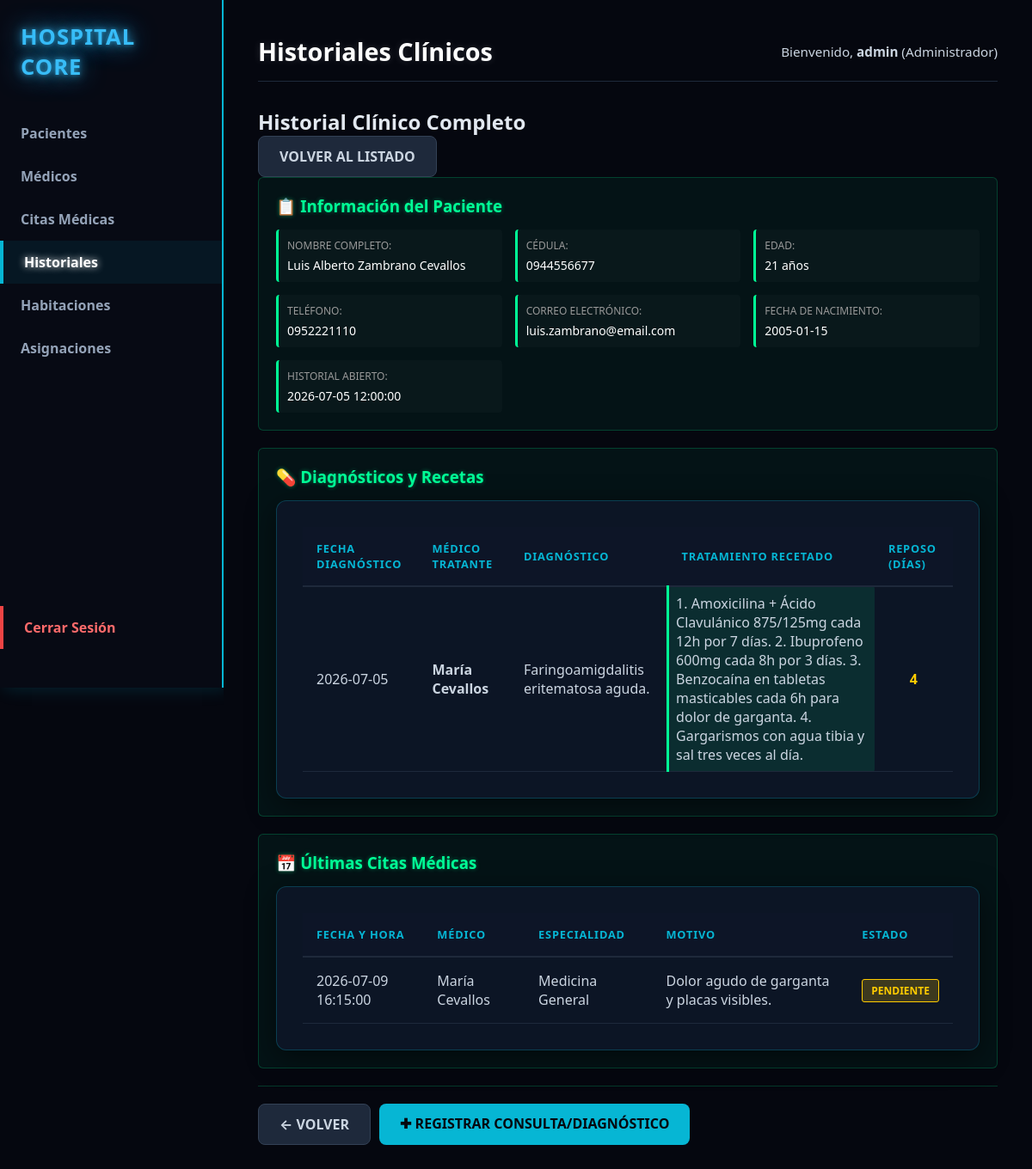
The app's page /index.php?url=historiales/ver&id=9 (signed in) with its own data.
### tables this page shows
CREATE TABLE historiales_clinicos (
    id INT AUTO_INCREMENT PRIMARY KEY,
    id_paciente INT UNIQUE,
    fecha_creacion TIMESTAMP DEFAULT CURRENT_TIMESTAMP,
    FOREIGN KEY (id_paciente) REFERENCES pacientes(id)
);

CREATE TABLE pacientes (
    id INT AUTO_INCREMENT PRIMARY KEY,
    cedula VARCHAR(10) NOT NULL UNIQUE,
    nombre VARCHAR(100) NOT NULL,
    apellido VARCHAR(100) NOT NULL,
    fecha_nacimiento DATE NOT NULL,
    telefono VARCHAR(15),
    email VARCHAR(100)
);

CREATE TABLE diagnosticos (
    id INT AUTO_INCREMENT PRIMARY KEY,
    id_historial INT,
    id_medico INT,
    descripcion TEXT NOT NULL,
    tratamiento TEXT NOT NULL,
    fecha_diagnostico DATE NOT NULL,
    dias_reposo INT DEFAULT 0,
    FOREIGN KEY (id_historial) REFERENCES historiales_clinicos(id),
    FOREIGN KEY (id_medico) REFERENCES medicos(id)
);

CREATE TABLE citas_medicas (
    id INT AUTO_INCREMENT PRIMARY KEY,
    id_paciente INT,
    id_medico INT,
    fecha_hora DATETIME NOT NULL,
    motivo TEXT,
    estado ENUM('Pendiente', 'Completada', 'Cancelada') DEFAULT 'Pendiente',
    FOREIGN KEY (id_paciente) REFERENCES pacientes(id),
    FOREIGN KEY (id_medico) REFERENCES medicos(id)
);

CREATE TABLE especialidades (
    id INT AUTO_INCREMENT PRIMARY KEY,
    nombre VARCHAR(100) NOT NULL,
    descripcion TEXT
);

### app/Controllers/HistorialController.php (called while the page is built, shortened)
<?php
class HistorialController {
    private $db;
    public function __construct() {
        $database = new Database();
        $this->db = $database->getConnection();
    }
    public function ver() {
        $id = isset($_GET['id']) ? intval($_GET['id']) : 0;
        try {
            $query = "SELECT
                        h.id,
                        h.id_paciente,
                        h.fecha_creacion,
                        p.cedula,
                        p.nombre,
                        p.apellido,
                        p.fecha_nacimiento,
                        p.telefono,
                        p.email
                      FROM historiales_clinicos h
                      INNER JOIN pacientes p ON h.id_paciente = p.id
                      WHERE h.id = :id";
            $stmt = $this->db->prepare($query);
            $stmt->execute([':id' => $id]);
            $historial = $stmt->fetch(PDO::FETCH_ASSOC);
            if ($historial) {
                $queryDiag = "SELECT
                                d.id,
                                d.fecha_diagnostico,
                                d.descripcion,
                                d.tratamiento,
                                d.dias_reposo,
                                CONCAT(m.nombre, ' ', m.apellido) AS medico
                              FROM diagnosticos d
                              INNER JOIN medicos m ON d.id_medico = m.id
                              WHERE d.id_historial = :id_historial
                              ORDER BY d.fecha_diagnostico DESC";
                $stmtDiag = $this->db->prepare($queryDiag);
                $stmtDiag->execute([':id_historial' => $id]);
                $diagnosticos = $stmtDiag->fetchAll(PDO::FETCH_ASSOC);
            }
            if ($historial) {
                $queryCitas = "SELECT
                                c.id,
                                c.fecha_hora,
                                c.motivo,
                                c.estado,
                                CONCAT(m.nombre, ' ', m.apellido) AS medico,
                                e.nombre AS especialidad
                              FROM citas_medicas c
                              INNER JOIN medicos m ON c.id_medico = m.id
                              INNER JOIN especialidades e ON m.id_especialidad = e.id
                              WHERE c.id_paciente = :id_paciente
                              ORDER BY c.fecha_hora DESC
                              LIMIT 5";
                $stmtCitas = $this->db->prepare($queryCitas);
                $stmtCitas->execute([':id_paciente' => $historial['id_paciente']]);
                $citas = $stmtCitas->fetchAll(PDO::FETCH_ASSOC);
            }
        } catch (PDOException $e) {
            $historial = null;
            $diagnosticos = [];
            $citas = [];
            $error = "Error al cargar el historial clínico.";
        }
        require_once __DIR__ . '/../Views/shared/layout.php';
    }
}

### app/config/Database.php (called while the page is built)
<?php
class Database {
    private static $host;
    private static $port;
    private static $db_name;
    private static $username;
    private static $password;
    private static $conn = null;
    public static function getConnection() {
        if (self::$conn === null) {
            self::$host = getenv('DB_HOST') ?: '127.0.0.1';
            self::$port = getenv('DB_PORT') ?: '3306';
            self::$db_name = getenv('DB_NAME') ?: 'sistema_hospitalario';
            self::$username = getenv('DB_USERNAME') ?: 'root';
            self::$password = getenv('DB_PASSWORD') ?: '';
            try {
                self::$conn = new PDO(
                    "mysql:host=" . self::$host . ";port=" . self::$port . ";dbname=" . self::$db_name . ";charset=utf8",
                    self::$username,
                    self::$password
                );
                self::$conn->setAttribute(PDO::ATTR_ERRMODE, PDO::ERRMODE_EXCEPTION);
            } catch (PDOException $exception) {
                die("Error de conexión en la base de datos: " . $exception->getMessage());
            }
        }
        return self::$conn;
    }
}

### app/Views/historiales/ver.php (the view, shortened to what this page needs)
<?php
$historial = $historial ?? [];
$diagnosticos = $diagnosticos ?? [];
$citas = $citas ?? [];
$fecha_nac = isset($historial['fecha_nacimiento']) ? new DateTime($historial['fecha_nacimiento']) : null;
$hoy = new DateTime();
$edad = $fecha_nac ? $hoy->diff($fecha_nac)->y : 'N/A';
?>
<div class="page-header">
    <h2>Historial Clínico Completo</h2>
    <a href="index.php?url=historiales" class="btn btn-secondary">Volver al listado</a>
</div>
<?php if ($historial): ?>
    <div class="card-section">
        <h3>📋 Información del Paciente</h3>
        <div class="info-grid">
            <div class="info-item">
                <label>Nombre Completo:</label>
                <span class="info-value"><?= htmlspecialchars($historial['nombre'] . ' ' . $historial['apellido']); ?></span>
            </div>
            <div class="info-item">
                <label>Cédula:</label>
                <span class="info-value"><?= htmlspecialchars($historial['cedula']); ?></span>
            </div>
            <div class="info-item">
                <label>Edad:</label>
                <span class="info-value"><?= htmlspecialchars($edad); ?> años</span>
            </div>
            <div class="info-item">
                <label>Teléfono:</label>
                <span class="info-value"><?= htmlspecialchars($historial['telefono'] ?? 'No registrado'); ?></span>
            </div>
            <div class="info-item">
                <label>Correo Electrónico:</label>
                <span class="info-value"><?= htmlspecialchars($historial['email'] ?? 'No registrado'); ?></span>
            </div>
            <div class="info-item">
                <label>Fecha de Nacimiento:</label>
                <span class="info-value"><?= htmlspecialchars($historial['fecha_nacimiento']); ?></span>
            </div>
            <div class="info-item">
                <label>Historial Abierto:</label>
                <span class="info-value"><?= htmlspecialchars($historial['fecha_creacion']); ?></span>
            </div>
        </div>
    </div>
    <div class="card-section">
        <h3>💊 Diagnósticos y Recetas</h3>
        <?php if (!empty($diagnosticos)): ?>
            <div class="table-container">
                <table class="custom-table">
                    <thead>
                        <tr>
                            <th>Fecha Diagnóstico</th>
                            <th>Médico Tratante</th>
                            <th>Diagnóstico</th>
                            <th>Tratamiento Recetado</th>
                            <th>Reposo (Días)</th>
                        </tr>
                    </thead>
                    <tbody>
                        <?php foreach ($diagnosticos as $diag): ?>
                            <tr>
                                <td><?= htmlspecialchars($diag['fecha_diagnostico']); ?></td>
                                <td><strong><?= htmlspecialchars($diag['medico']); ?></strong></td>
                                <td><?= htmlspecialchars($diag['descripcion']); ?></td>
                                <td class="highlight-treatment"><?= htmlspecialchars($diag['tratamiento']); ?></td>
                                <td class="text-center" style="font-weight: bold; color: #ffcc00; text-align: center;">
                                    <?= htmlspecialchars($diag['dias_reposo'] ?? '0'); ?>
                                </td>
                            </tr>
                        <?php endforeach; ?>
                    </tbody>
                </table>
            </div>
        <?php else: ?>
            <p class="text-muted">No hay diagnósticos registrados para este paciente.</p>
        <?php endif; ?>
    </div>
    <div class="card-section">
        <h3>📅 Últimas Citas Médicas</h3>
        <?php if (!empty($citas)): ?>
            <div class="table-container">
                <table class="custom-table">
                    <thead>
                        <tr>
                            <th>Fecha y Hora</th>
                            <th>Médico</th>
                            <th>Especialidad</th>
                            <th>Motivo</th>
                            <th>Estado</th>
                        </tr>
                    </thead>
                    <tbody>
                        <?php foreach ($citas as $cita): ?>
                            <tr>
                                <td><?= htmlspecialchars($cita['fecha_hora']); ?></td>
                                <td><?= htmlspecialchars($cita['medico']); ?></td>
                                <td><?= htmlspecialchars($cita['especialidad']); ?></td>
                                <td><?= htmlspecialchars($cita['motivo']); ?></td>
                                <td>
                                    <span class="badge badge-<?= strtolower($cita['estado']); ?>">
                                        <?= htmlspecialchars($cita['estado']); ?>
                                    </span>
                                </td>
                            </tr>
                        <?php endforeach; ?>
                    </tbody>
                </table>
            </div>
        <?php else: ?>
            <p class="text-muted">No hay citas registradas para este paciente.</p>
        <?php endif; ?>
    </div>
    <div class="form-actions" style="display: flex; gap: 10px; margin-top: 20px;">
        <a href="index.php?url=historiales" class="btn btn-secondary" title="Volver al listado de historiales">
            ← Volver
        </a>
        <a href="index.php?url=historiales/agregarDiagnostico&id=<?= $historial['id']; ?>" class="btn btn-primary" title="Registrar una nueva consulta con diagnóstico y receta">
            ✚ Registrar Consulta/Diagnóstico
        </a>
    </div>
<?php endif; ?>

### public/css/style.css (style rules this page uses)
* { margin: 0; padding: 0; box-sizing: border-box; font-family: 'Segoe UI', -apple-system, BlinkMacSystemFont, Roboto, sans-serif; }
body { background-color: #05070f !important; color: #e2e8f0; min-height: 100vh; }
.table-container, .form-container { background: rgba(15, 23, 42, 0.8); border: 1px solid rgba(6, 182, 212, 0.25); border-radius: 12px; padding: 30px; box-shadow: 0 8px 32px rgba(0, 0, 0, 0.5); transition: all 0.3s ease; }
table { width: 100%; border-collapse: collapse; text-align: left; }
th { background-color: #0d1527; color: #06b6d4; padding: 16px; font-weight: 700; text-transform: uppercase; font-size: 0.8rem; letter-spacing: 0.8px; border-bottom: 2px solid #1e293b; }
td { padding: 16px; border-bottom: 1px solid #1e293b; color: #cbd5e1; }
.btn, .btn-submit { display: inline-block; padding: 12px 24px; border-radius: 8px; font-weight: 700; text-transform: uppercase; text-decoration: none; cursor: pointer; border: none; transition: all 0.3s ease; }
.btn-primary, .btn-submit { background-color: #06b6d4; color: #05070f; }
.btn-secondary { background-color: #1e293b; color: #cbd5e1; border: 1px solid #334155; }
.text-center { text-align: center; }
.form-actions { display: flex; gap: 15px; justify-content: flex-start; flex-wrap: wrap; margin-top: 30px; padding-top: 20px; border-top: 1px solid rgba(0, 255, 150, 0.2); }

### app/Views/historiales/ver.php (style rules this page uses)
.card-section { background: rgba(0, 255, 150, 0.05); border: 1px solid rgba(0, 255, 150, 0.2); border-radius: 6px; padding: 20px; margin-bottom: 20px; }
.card-section h3 { color: #00ff96; margin-top: 0; margin-bottom: 15px; text-shadow: 0 0 5px rgba(0, 255, 150, 0.4); }
.info-grid { display: grid; grid-template-columns: repeat(auto-fit, minmax(250px, 1fr)); gap: 15px; }
.info-item { display: flex; flex-direction: column; padding: 10px; background: rgba(255, 255, 255, 0.02); border-left: 3px solid #00ff96; border-radius: 4px; }
.info-item label { color: #999; font-size: 12px; margin-bottom: 5px; text-transform: uppercase; }
.info-value { color: #fff; font-size: 14px; font-weight: 500; }
.highlight-treatment { background: rgba(0, 255, 150, 0.1); padding: 8px; border-radius: 3px; border-left: 3px solid #00ff96; }
.badge { display: inline-block; padding: 4px 10px; border-radius: 3px; font-size: 12px; font-weight: 600; text-transform: uppercase; }
.badge-pendiente { background: rgba(255, 200, 0, 0.2); color: #ffcc00; border: 1px solid #ffcc00; }

### records on screen
historiales_clinicos: id_paciente.apellido "Luis Alberto Zambrano Cevallos", id_paciente.cedula "0944556677", id_paciente.telefono "0952221110", id_paciente.email "luis.zambrano@email.com", id_paciente.fecha_nacimiento "2005-01-15", fecha_creacion "2026-07-05 12:00:00"
diagnosticos: fecha_diagnostico "2026-07-05", medico "María Cevallos", descripcion "Faringoamigdalitis eritematosa aguda.", tratamiento "1. Amoxicilina + Ácido Clavulánico 875/125mg cada 12h por 7 días. 2. Ibuprofeno 600mg cada 8h por 3 días. 3. Benzocaína en tabletas masticables cada 6h para dolor de garganta. 4. Gargarismos con agua tibia y sal tres veces al día.", dias_reposo "4"
citas_medicas: fecha_hora "2026-07-09 16:15:00", medico "María Cevallos", especialidades.nombre "Medicina General", motivo "Dolor agudo de garganta y placas visibles.", estado "PENDIENTE"

### other values on screen
$pageTitle "Historiales Clínicos"
$_SESSION['usuario'] "admin"
$_SESSION['rol'] "Administrador"
